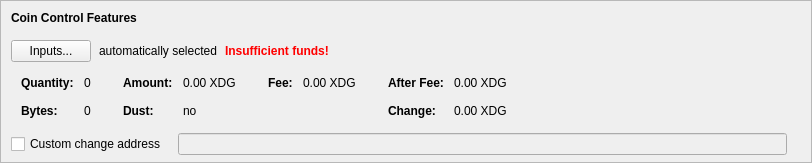
    <widget class="QFrame" name="frameCoinControl">
     <property name="sizePolicy">
      <sizepolicy hsizetype="Expanding" vsizetype="Expanding">
       <horstretch>0</horstretch>
       <verstretch>0</verstretch>
      </sizepolicy>
     </property>
     <property name="maximumSize">
      <size>
       <width>16777215</width>
       <height>16777215</height>
      </size>
     </property>
     <property name="frameShape">
      <enum>QFrame::StyledPanel</enum>
     </property>
     <property name="frameShadow">
      <enum>QFrame::Sunken</enum>
     </property>
     <layout class="QVBoxLayout" name="verticalLayoutCoinControl2">
      <property name="spacing">
       <number>0</number>
      </property>
      <property name="leftMargin">
       <number>0</number>
      </property>
      <property name="topMargin">
       <number>0</number>
      </property>
      <property name="rightMargin">
       <number>0</number>
      </property>
      <property name="bottomMargin">
       <number>6</number>
      </property>
      <item>
       <layout class="QVBoxLayout" name="verticalLayoutCoinControl" stretch="0,0,0,0,1">
        <property name="spacing">
         <number>0</number>
        </property>
        <property name="leftMargin">
         <number>10</number>
        </property>
        <property name="topMargin">
         <number>10</number>
        </property>
        <item>
         <layout class="QHBoxLayout" name="horizontalLayoutCoinControl1">
          <property name="bottomMargin">
           <number>15</number>
          </property>
          <item>
           <widget class="QLabel" name="labelCoinControlFeatures">
            <property name="sizePolicy">
             <sizepolicy hsizetype="Preferred" vsizetype="Maximum">
              <horstretch>0</horstretch>
              <verstretch>0</verstretch>
             </sizepolicy>
            </property>
            <property name="font">
             <font>
              <weight>75</weight>
              <bold>true</bold>
             </font>
            </property>
            <property name="styleSheet">
             <string notr="true">font-weight:bold;</string>
            </property>
            <property name="text">
             <string>Coin Control Features</string>
            </property>
           </widget>
          </item>
         </layout>
        </item>
        <item>
         <layout class="QHBoxLayout" name="horizontalLayoutCoinControl2" stretch="0,0,0,0">
          <property name="spacing">
           <number>8</number>
          </property>
          <property name="bottomMargin">
           <number>10</number>
          </property>
          <item>
           <widget class="QPushButton" name="pushButtonCoinControl">
            <property name="styleSheet">
             <string notr="true"/>
            </property>
            <property name="text">
             <string>Inputs...</string>
            </property>
            <property name="autoDefault">
             <bool>false</bool>
            </property>
           </widget>
          </item>
          <item>
           <widget class="QLabel" name="labelCoinControlAutomaticallySelected">
            <property name="text">
             <string>automatically selected</string>
            </property>
            <property name="margin">
             <number>5</number>
            </property>
           </widget>
          </item>
          <item>
           <widget class="QLabel" name="labelCoinControlInsuffFunds">
            <property name="font">
             <font>
              <weight>75</weight>
              <bold>true</bold>
             </font>
            </property>
            <property name="styleSheet">
             <string notr="true">color:red;font-weight:bold;</string>
            </property>
            <property name="text">
             <string>Insufficient funds!</string>
            </property>
            <property name="margin">
             <number>5</number>
            </property>
           </widget>
          </item>
          <item>
           <spacer name="horizontalSpacerCoinControl">
            <property name="orientation">
             <enum>Qt::Horizontal</enum>
            </property>
            <property name="sizeHint" stdset="0">
             <size>
              <width>40</width>
              <height>1</height>
             </size>
            </property>
           </spacer>
          </item>
         </layout>
        </item>
        <item>
         <widget class="QWidget" name="widgetCoinControl" native="true">
          <property name="sizePolicy">
           <sizepolicy hsizetype="Preferred" vsizetype="Preferred">
            <horstretch>0</horstretch>
            <verstretch>0</verstretch>
           </sizepolicy>
          </property>
          <property name="minimumSize">
           <size>
            <width>0</width>
            <height>0</height>
           </size>
          </property>
          <property name="styleSheet">
           <string notr="true"/>
          </property>
          <layout class="QHBoxLayout" name="horizontalLayoutCoinControl5">
           <property name="leftMargin">
            <number>0</number>
           </property>
           <property name="topMargin">
            <number>0</number>
           </property>
           <property name="rightMargin">
            <number>0</number>
           </property>
           <property name="bottomMargin">
            <number>0</number>
           </property>
           <item>
            <layout class="QHBoxLayout" name="horizontalLayoutCoinControl3" stretch="0,0,0,1">
             <property name="spacing">
              <number>20</number>
             </property>
             <property name="topMargin">
              <number>0</number>
             </property>
             <property name="bottomMargin">
              <number>10</number>
             </property>
             <item>
              <layout class="QFormLayout" name="formLayoutCoinControl1">
               <property name="horizontalSpacing">
                <number>10</number>
               </property>
               <property name="verticalSpacing">
                <number>14</number>
               </property>
               <property name="leftMargin">
                <number>10</number>
               </property>
               <property name="topMargin">
                <number>4</number>
               </property>
               <property name="rightMargin">
                <number>6</number>
               </property>
               <item row="0" column="0">
                <widget class="QLabel" name="labelCoinControlQuantityText">
                 <property name="font">
                  <font>
                   <weight>75</weight>
                   <bold>true</bold>
                  </font>
                 </property>
                 <property name="text">
                  <string>Quantity:</string>
                 </property>
                 <property name="margin">
                  <number>0</number>
                 </property>
                </widget>
               </item>
               <item row="0" column="1">
                <widget class="QLabel" name="labelCoinControlQuantity">
                 <property name="cursor">
                  <cursorShape>IBeamCursor</cursorShape>
                 </property>
                 <property name="contextMenuPolicy">
                  <enum>Qt::ActionsContextMenu</enum>
                 </property>
                 <property name="text">
                  <string notr="true">0</string>
                 </property>
                 <property name="margin">
                  <number>0</number>
                 </property>
                 <property name="textInteractionFlags">
                  <set>Qt::LinksAccessibleByMouse|Qt::TextSelectableByKeyboard|Qt::TextSelectableByMouse</set>
                 </property>
                </widget>
               </item>
               <item row="1" column="0">
                <widget class="QLabel" name="labelCoinControlBytesText">
                 <property name="font">
                  <font>
                   <weight>75</weight>
                   <bold>true</bold>
                  </font>
                 </property>
                 <property name="text">
                  <string>Bytes:</string>
                 </property>
                </widget>
               </item>
               <item row="1" column="1">
                <widget class="QLabel" name="labelCoinControlBytes">
                 <property name="cursor">
                  <cursorShape>IBeamCursor</cursorShape>
                 </property>
                 <property name="contextMenuPolicy">
                  <enum>Qt::ActionsContextMenu</enum>
                 </property>
                 <property name="text">
                  <string notr="true">0</string>
                 </property>
                 <property name="textInteractionFlags">
                  <set>Qt::LinksAccessibleByMouse|Qt::TextSelectableByKeyboard|Qt::TextSelectableByMouse</set>
                 </property>
                </widget>
               </item>
              </layout>
             </item>
             <item>
              <layout class="QFormLayout" name="formLayoutCoinControl2">
               <property name="horizontalSpacing">
                <number>10</number>
               </property>
               <property name="verticalSpacing">
                <number>14</number>
               </property>
               <property name="leftMargin">
                <number>6</number>
               </property>
               <property name="topMargin">
                <number>4</number>
               </property>
               <property name="rightMargin">
                <number>6</number>
               </property>
               <item row="0" column="0">
                <widget class="QLabel" name="labelCoinControlAmountText">
                 <property name="font">
                  <font>
                   <weight>75</weight>
                   <bold>true</bold>
                  </font>
                 </property>
                 <property name="text">
                  <string>Amount:</string>
                 </property>
                 <property name="margin">
                  <number>0</number>
                 </property>
                </widget>
               </item>
               <item row="0" column="1">
                <widget class="QLabel" name="labelCoinControlAmount">
                 <property name="cursor">
                  <cursorShape>IBeamCursor</cursorShape>
                 </property>
                 <property name="contextMenuPolicy">
                  <enum>Qt::ActionsContextMenu</enum>
                 </property>
                 <property name="text">
                  <string notr="true">0.00 XDG</string>
                 </property>
                 <property name="textInteractionFlags">
                  <set>Qt::LinksAccessibleByMouse|Qt::TextSelectableByKeyboard|Qt::TextSelectableByMouse</set>
                 </property>
                </widget>
               </item>
               <item row="1" column="0">
                <widget class="QLabel" name="labelCoinControlLowOutputText">
                 <property name="font">
                  <font>
                   <weight>75</weight>
                   <bold>true</bold>
                  </font>
                 </property>
                 <property name="text">
                  <string>Dust:</string>
                 </property>
                </widget>
               </item>
               <item row="1" column="1">
                <widget class="QLabel" name="labelCoinControlLowOutput">
                 <property name="cursor">
                  <cursorShape>IBeamCursor</cursorShape>
                 </property>
                 <property name="contextMenuPolicy">
                  <enum>Qt::ActionsContextMenu</enum>
                 </property>
                 <property name="text">
                  <string notr="true">no</string>
                 </property>
                 <property name="textInteractionFlags">
                  <set>Qt::LinksAccessibleByMouse|Qt::TextSelectableByKeyboard|Qt::TextSelectableByMouse</set>
                 </property>
                </widget>
               </item>
              </layout>
             </item>
             <item>
              <layout class="QFormLayout" name="formLayoutCoinControl3">
               <property name="horizontalSpacing">
                <number>10</number>
               </property>
               <property name="verticalSpacing">
                <number>14</number>
               </property>
               <property name="leftMargin">
                <number>6</number>
               </property>
               <property name="topMargin">
                <number>4</number>
               </property>
               <property name="rightMargin">
                <number>6</number>
               </property>
               <item row="0" column="0">
                <widget class="QLabel" name="labelCoinControlFeeText">
                 <property name="font">
                  <font>
                   <weight>75</weight>
                   <bold>true</bold>
                  </font>
                 </property>
                 <property name="text">
                  <string>Fee:</string>
                 </property>
                 <property name="margin">
                  <number>0</number>
                 </property>
                </widget>
               </item>
               <item row="0" column="1">
                <widget class="QLabel" name="labelCoinControlFee">
                 <property name="cursor">
                  <cursorShape>IBeamCursor</cursorShape>
                 </property>
                 <property name="contextMenuPolicy">
                  <enum>Qt::ActionsContextMenu</enum>
                 </property>
                 <property name="text">
                  <string notr="true">0.00 XDG</string>
                 </property>
                 <property name="textInteractionFlags">
                  <set>Qt::LinksAccessibleByMouse|Qt::TextSelectableByKeyboard|Qt::TextSelectableByMouse</set>
                 </property>
                </widget>
               </item>
             </layout>
             </item>
             <item>
              <layout class="QFormLayout" name="formLayoutCoinControl4">
               <property name="horizontalSpacing">
                <number>10</number>
               </property>
               <property name="verticalSpacing">
                <number>14</number>
               </property>
               <property name="leftMargin">
                <number>6</number>
               </property>
               <property name="topMargin">
                <number>4</number>
               </property>
               <property name="rightMargin">
                <number>6</number>
               </property>
               <item row="0" column="0">
                <widget class="QLabel" name="labelCoinControlAfterFeeText">
                 <property name="font">
                  <font>
                   <weight>75</weight>
                   <bold>true</bold>
                  </font>
                 </property>
                 <property name="text">
                  <string>After Fee:</string>
                 </property>
                 <property name="margin">
                  <number>0</number>
                 </property>
                </widget>
               </item>
               <item row="0" column="1">
                <widget class="QLabel" name="labelCoinControlAfterFee">
                 <property name="cursor">
                  <cursorShape>IBeamCursor</cursorShape>
                 </property>
                 <property name="contextMenuPolicy">
                  <enum>Qt::ActionsContextMenu</enum>
                 </property>
                 <property name="text">
                  <string notr="true">0.00 XDG</string>
                 </property>
                 <property name="textInteractionFlags">
                  <set>Qt::LinksAccessibleByMouse|Qt::TextSelectableByKeyboard|Qt::TextSelectableByMouse</set>
                 </property>
                </widget>
               </item>
               <item row="1" column="0">
                <widget class="QLabel" name="labelCoinControlChangeText">
                 <property name="font">
                  <font>
                   <weight>75</weight>
                   <bold>true</bold>
                  </font>
                 </property>
                 <property name="text">
                  <string>Change:</string>
                 </property>
                </widget>
               </item>
               <item row="1" column="1">
                <widget class="QLabel" name="labelCoinControlChange">
                 <property name="cursor">
                  <cursorShape>IBeamCursor</cursorShape>
                 </property>
                 <property name="contextMenuPolicy">
                  <enum>Qt::ActionsContextMenu</enum>
                 </property>
                 <property name="text">
                  <string notr="true">0.00 XDG</string>
                 </property>
                 <property name="textInteractionFlags">
                  <set>Qt::LinksAccessibleByMouse|Qt::TextSelectableByKeyboard|Qt::TextSelectableByMouse</set>
                 </property>
                </widget>
               </item>
              </layout>
             </item>
            </layout>
           </item>
          </layout>
         </widget>
        </item>
        <item>
         <layout class="QHBoxLayout" name="horizontalLayoutCoinControl4" stretch="0,0,0">
          <property name="spacing">
           <number>12</number>
          </property>
          <property name="sizeConstraint">
           <enum>QLayout::SetDefaultConstraint</enum>
          </property>
          <property name="topMargin">
           <number>5</number>
          </property>
          <property name="rightMargin">
           <number>5</number>
          </property>
          <item>
           <widget class="QCheckBox" name="checkBoxCoinControlChange">
            <property name="toolTip">
             <string>If this is activated, but the change address is empty or invalid, change will be sent to a newly generated address.</string>
            </property>
            <property name="text">
             <string>Custom change address</string>
            </property>
           </widget>
          </item>
          <item>
           <widget class="QValidatedLineEdit" name="lineEditCoinControlChange">
            <property name="enabled">
             <bool>false</bool>
            </property>
            <property name="sizePolicy">
             <sizepolicy hsizetype="Expanding" vsizetype="Fixed">
              <horstretch>0</horstretch>
              <verstretch>0</verstretch>
             </sizepolicy>
            </property>
           </widget>
          </item>
          <item>
           <widget class="QLabel" name="labelCoinControlChangeLabel">
            <property name="sizePolicy">
             <sizepolicy hsizetype="Preferred" vsizetype="Expanding">
              <horstretch>0</horstretch>
              <verstretch>0</verstretch>
             </sizepolicy>
            </property>
            <property name="minimumSize">
             <size>
              <width>0</width>
              <height>0</height>
             </size>
            </property>
            <property name="text">
             <string/>
            </property>
            <property name="margin">
             <number>3</number>
            </property>
           </widget>
          </item>
         </layout>
        </item>
        <item>
         <spacer name="verticalSpacerCoinControl">
          <property name="orientation">
           <enum>Qt::Vertical</enum>
          </property>
          <property name="sizeHint" stdset="0">
           <size>
            <width>800</width>
            <height>1</height>
           </size>
          </property>
         </spacer>
        </item>
       </layout>
      </item>
     </layout>
    </widget>
